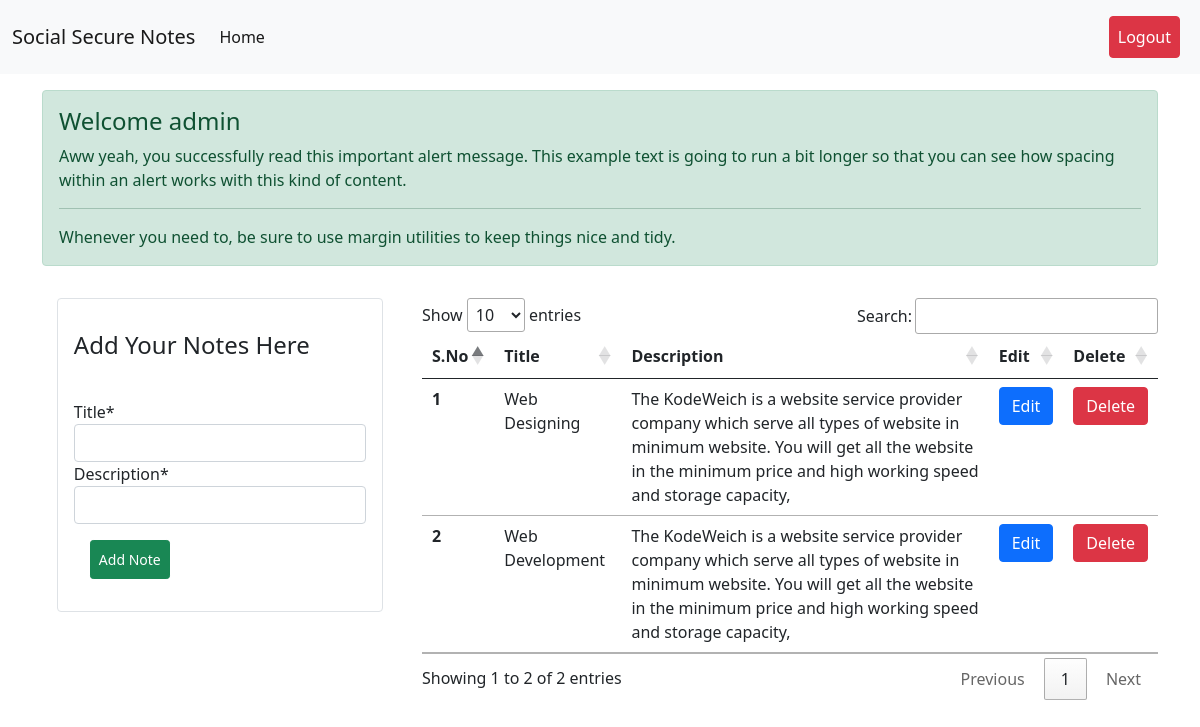
The app's page / (signed in) with its own data.
### notes/models.py (models this page shows, shortened)
class Note(models.Model):
    title = models.CharField(max_length = 100)
    description = models.CharField(max_length = 200, null=True)
    user = models.ForeignKey(User, on_delete= models.CASCADE)

### notes/views.py (the view, shortened to what this page needs)
# urls.py: path('',views.index , name="Home" ),
def index(request):
    if request.user.is_authenticated:
        form = NoteForm()
        notes = Note.objects.filter(user = request.user ).order_by('-id')
        data ={
            'form':form,
            'notes':notes
        }
        return render(request, template_name='notes/index.html',context = data)
    else:
        return redirect('Login')

### notes/form.py
class NoteForm(forms.ModelForm):
    class Meta:
        model = Note
        fields = "title" , "description"

### notes/templates/notes/index.html (shortened to what this page needs)
{% extends 'notes/layout.html' %}
{% load crispy_forms_tags %}
{% block body %}
<div class="container mt-3">
        <div class="alert alert-success" role="alert">
                <h4 class="alert-heading">Welcome {{request.user.username}}</h4>
                <p>Aww yeah, you successfully read this important alert message. This example text is going to run a bit
                        longer so that you can see how spacing within an alert works with this kind of content.</p>
                <hr>
                <p class="mb-0">Whenever you need to, be sure to use margin utilities to keep things nice and tidy.</p>
        </div>
</div>
<div class="container">
        <div class="row">
                <div class="col-lg-4 mt-3 mb-3">
                        <div class="col-11 mx-sm-auto rounded border p-3">
                                <h4 class="pt-3 pb-4">Add Your Notes Here</h4>
                                <form id="noteForm">
                                        {{form | crispy}}
                                        <input type="submit" class="btn btn-success btn-sm m-3 p-2" value="Add Note" id="add">
                                </form>
                        </div>
                </div>
                <div class="col-lg-8 mt-3 mb-3">
                        <table class="table " id="notesTable">
                                <thead>
                                        <tr>
                                                <th scope="col">S.No</th>
                                                <th scope="col">Title</th>
                                                <th scope="col">Description</th>
                                                <th scope="col">Edit</th>
                                                <th scope="col">Delete</th>
                                        </tr>
                                </thead>
                                <tbody>
                                        {% for note in notes %}
                                        <tr>
                                                <th scope="row">{{forloop.counter}}</th>
                                                <td class="title">{{note.title}}</td>
                                                <td class="description">{{note.description}}</td>
                                                <td><button data="{{note.id}}" class="btn btn-primary edit">Edit</button></td>
                                                <td><button data="{{note.id}}" class="btn btn-danger delete">Delete</button></td>
                                        </tr>
                                        {% endfor %}
                                </tbody>
                        </table>
                </div>
        </div>
</div>
{% endblock %}

### notes/templates/notes/layout.html (shortened to what this page needs)
<!doctype html>
<html lang="en">
  {%  load static %}
  <head>
    <link href="https://cdn.jsdelivr.net/npm/bootstrap@5.0.0-beta2/dist/css/bootstrap.min.css" rel="stylesheet">
    <link rel='stylesheet' href="{% static 'notes/css/style.css' %}">
    <link rel="stylesheet" href="//cdn.datatables.net/1.10.24/css/jquery.dataTables.min.css">
  </head>
  <body>
    <header>
        <nav class="navbar navbar-expand-lg navbar-light bg-light">
            <div class="container-fluid">
              <a class="navbar-brand" href="#">Social Secure Notes</a>
              <div class="collapse navbar-collapse" id="navbarSupportedContent">
                <ul class="navbar-nav me-auto mb-2 mb-lg-0">
                  <li class="nav-item">
                    <a class="nav-link active" aria-current="page" href="#">Home</a>
                  </li>
                </ul>
                <div class="d-flex">
                  {% if request.user.is_authenticated %}
                  <a href="{% url 'Logout' %}"><button class="btn btn-danger p-2 m-2">Logout</button></a>
                  {% else %}
                  <a href="{% url 'Login' %}"><button class="btn btn-success p-2 m-2">Login</button></a>
                  <a href="{% url 'Signup' %}"><button class="btn btn-success p-2 m-2">Signup</button></a>
                  {% endif %}
                </div>
              </div>
            </div>
          </nav>
    </header>
    {% block body %}
    {% endblock %}
  </body>
</html>

### records on screen
Note: title "Web Designing", description "The KodeWeich is a website service provider company which serve all types of website in minimum website. You will get all the website in the minimum price and high working speed and storage capacity,"
Note: title "Web Development", description "The KodeWeich is a website service provider company which serve all types of website in minimum website. You will get all the website in the minimum price and high working speed and storage capacity,"

### other values on screen
{{ request.user.username }} "admin"
